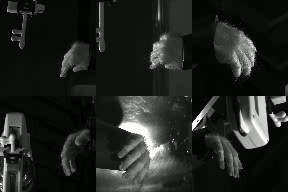
#> input picture frame 96 of examples/2024-04-15_10-36-24_969748_resized10.mp4, 288 x 192 px, given in place of camTL.mp4, which was not available
$ jupyter execute FusedVideo.ipynb
#> lines starting #> are read from the running program, lines starting #| are printed output that depends on the picture; pictures that were not available may be replaced by others from this repository, and a replacement may not be noted
[cell 1]
# Fuse Videos
import cv2
import os
import numpy as np

[cell 2]
# Get the video folder of a trial
video_path_trial = r'/home/yiting/Documents/Data/Videos/2024-04-15/camera_annotation/2024-04-15_10-36-24_969748'
cameras = ["camTL", "camTo", "camTR", "camBL", "camBo", "camBR"]

# Get the frame size and total frame number
vidcap = cv2.VideoCapture(os.path.join(video_path_trial, cameras[0] + '.mp4'))
success, frame = vidcap.read()
#> frame is the input picture: shape (192, 288, 3); mean B, G, R 34.8, 37.8, 35.8
height, width, layers = frame.shape
#> height = 192; width = 288; layers = 3
total_frame_number = int(vidcap.get(cv2.CAP_PROP_FRAME_COUNT))
frame_rate = int(vidcap.get(cv2.CAP_PROP_FPS))

[cell 3]
downsample = 1
resize_factor = 10
new_width = int(width/resize_factor)
#> new_width = 28
new_height = int(height/resize_factor)
#> new_height = 19
# Initiate a video for combined videos
video_save_path = r'/home/yiting/Documents/Data/Videos/FusedVideos/2024-04-15_10-36-24_969748_resized10_downsampled2.mp4'
video = cv2.VideoWriter(video_save_path,
                fourcc = cv2.VideoWriter_fourcc(*'mp4v'),
                fps=frame_rate/downsample,
                frameSize=(new_width*3, new_height*2))

for idx in range(total_frame_number):
    if idx % downsample == 0:
        frames = dict()
        for c in cameras:
            vidcap = cv2.VideoCapture(os.path.join(video_path_trial, c + '.mp4'))
            vidcap.set(cv2.CAP_PROP_POS_FRAMES, idx) # Set the frame to get
            success, frame = vidcap.read()
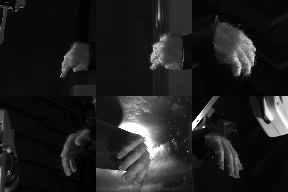
#> input picture frame 0 of examples/2024-04-15_10-36-24_969748_resized10.mp4, 288 x 192 px, given in place of camTL.mp4, which was not available
#> frame is the input picture: shape (192, 288, 3); mean B, G, R 30.4, 33.4, 31.4
            frames[c] = cv2.resize(frame, (new_height, new_width))

        # Generage top-row frame by concatenating camTL, camTo, camTR horizontally
        combined_frames_top = np.concatenate((frames["camTL"], frames["camTo"], frames["camTR"]), axis=1)
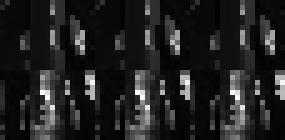
#> combined_frames_top: shape (28, 57, 3) (shown 5 times larger); mean B, G, R 31.4, 34.4, 32.4

        # Generate bottom-row image by concatenating camBL, camBo, camBR horizontally
        combined_frames_bottom = np.concatenate((frames["camBL"], frames["camBo"], frames["camBR"]), axis=1)

        # Concatenate top-row and bottom-row images vertically
        combined_frames = np.concatenate((combined_frames_top, combined_frames_bottom), axis=0)
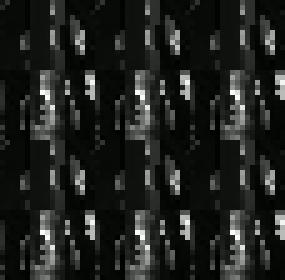
#> combined_frames: shape (56, 57, 3) (shown 5 times larger); mean B, G, R 31.4, 34.4, 32.4

        # Write the combined image to the video
        video.write(combined_frames)
#> pass 2 of the loop `for idx in range(total_frame_number):`:
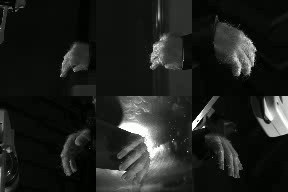
#> input picture frame 1 of examples/2024-04-15_10-36-24_969748_resized10.mp4, 288 x 192 px, given in place of camTL.mp4, which was not available
#> frame is the input picture: shape (192, 288, 3); mean B, G, R 30.4, 33.4, 31.4
#> `combined_frames_top = np.concatenate((frames["camTL"], frames["camTo"]..`:
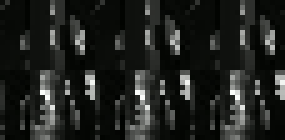
#> combined_frames_top: shape (28, 57, 3) (shown 5 times larger); mean B, G, R 31.5, 34.5, 32.5
#> `combined_frames = np.concatenate((combined_frames_top, combined_frames..`:
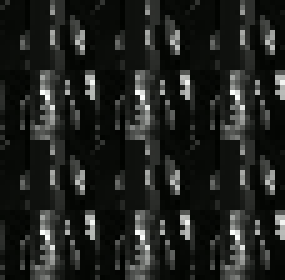
#> combined_frames: shape (56, 57, 3) (shown 5 times larger); mean B, G, R 31.5, 34.5, 32.5
#> pass 3 of the loop `for idx in range(total_frame_number):`:
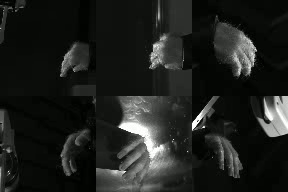
#> input picture frame 2 of examples/2024-04-15_10-36-24_969748_resized10.mp4, 288 x 192 px, given in place of camTL.mp4, which was not available
#> frame is the input picture: shape (192, 288, 3); mean B, G, R 30.4, 33.4, 31.4
#> `combined_frames_top = np.concatenate((frames["camTL"], frames["camTo"]..`:
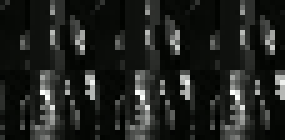
#> combined_frames_top: shape (28, 57, 3) (shown 5 times larger); mean B, G, R 31.5, 34.4, 32.4
#> `combined_frames = np.concatenate((combined_frames_top, combined_frames..`:
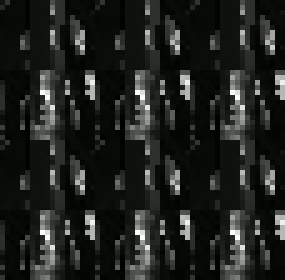
#> combined_frames: shape (56, 57, 3) (shown 5 times larger); mean B, G, R 31.5, 34.4, 32.4

cv2.destroyAllWindows()
video.release()
